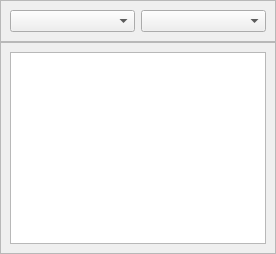
                <widget class="QWidget" name="CRecordPage">
                 <layout class="QGridLayout" name="gridLayout_4">
                  <property name="leftMargin">
                   <number>0</number>
                  </property>
                  <property name="topMargin">
                   <number>0</number>
                  </property>
                  <property name="rightMargin">
                   <number>0</number>
                  </property>
                  <property name="bottomMargin">
                   <number>0</number>
                  </property>
                  <property name="spacing">
                   <number>0</number>
                  </property>
                  <item row="1" column="0">
                   <widget class="QFrame" name="class_table">
                    <property name="frameShape">
                     <enum>QFrame::StyledPanel</enum>
                    </property>
                    <property name="frameShadow">
                     <enum>QFrame::Raised</enum>
                    </property>
                    <layout class="QGridLayout" name="gridLayout_3">
                     <item row="0" column="0">
                      <widget class="QTableWidget" name="Class_table"/>
                     </item>
                    </layout>
                   </widget>
                  </item>
                  <item row="0" column="0">
                   <widget class="QFrame" name="frame_4">
                    <property name="frameShape">
                     <enum>QFrame::StyledPanel</enum>
                    </property>
                    <property name="frameShadow">
                     <enum>QFrame::Raised</enum>
                    </property>
                    <layout class="QHBoxLayout" name="horizontalLayout">
                     <item>
                      <widget class="QComboBox" name="comboBox_2"/>
                     </item>
                     <item>
                      <widget class="QComboBox" name="comboBox">
                       <property name="currentText">
                        <string/>
                       </property>
                      </widget>
                     </item>
                    </layout>
                   </widget>
                  </item>
                 </layout>
                </widget>
